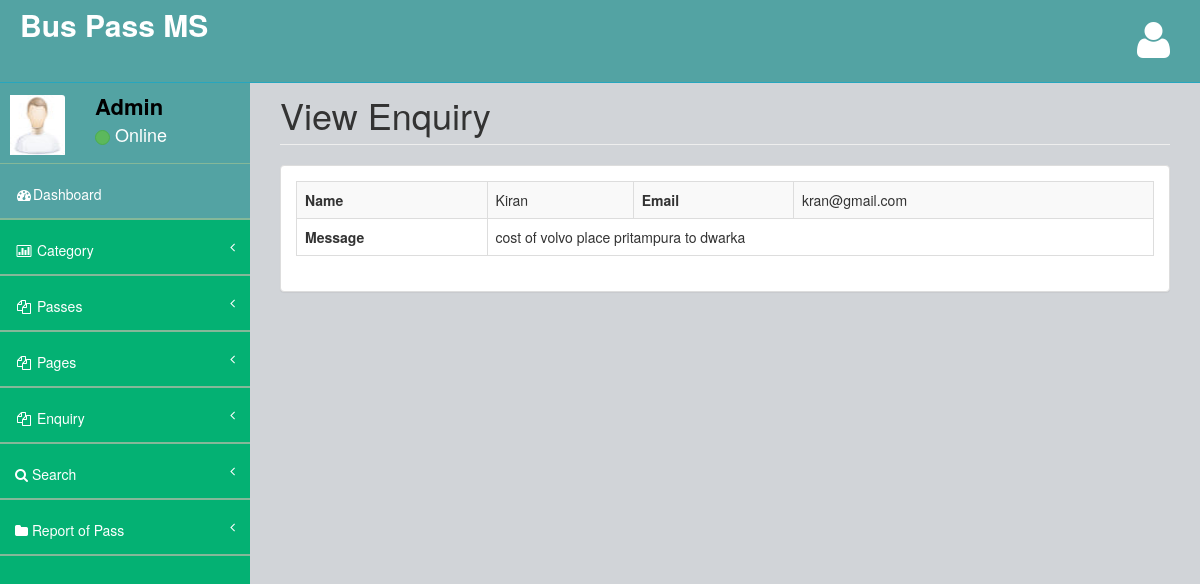
The app's page /admin/view-enquiry.php?viewid=1 (signed in) with its own data.
### tables this page shows
CREATE TABLE `tblcontact` (
  `ID` int(10) NOT NULL,
  `Name` varchar(200) DEFAULT NULL,
  `Email` varchar(200) DEFAULT NULL,
  `Message` mediumtext DEFAULT NULL,
  `EnquiryDate` timestamp NOT NULL DEFAULT current_timestamp(),
  `IsRead` int(5) DEFAULT NULL
);

### admin/view-enquiry.php (the view, shortened to what this page needs)
<?php
include('includes/dbconnection.php');
if (strlen($_SESSION['bpmsaid']==0)) {
  header('location:logout.php');
  } else{
 $vid=$_GET['viewid'];
  ?>
<!DOCTYPE html>
<html>
<head>
    <link href="assets/plugins/bootstrap/bootstrap.css" rel="stylesheet" />
    <link href="assets/font-awesome/css/font-awesome.css" rel="stylesheet" />
    <link href="assets/plugins/pace/pace-theme-big-counter.css" rel="stylesheet" />
  <link href="assets/css/style.css" rel="stylesheet" />
      <link href="assets/css/main-style.css" rel="stylesheet" />
    <link href="assets/plugins/dataTables/dataTables.bootstrap.css" rel="stylesheet" />
</head>
<body>
    <div id="wrapper">
       <?php include_once('includes/header.php');?>
        <?php include_once('includes/sidebar.php');?>
        <div id="page-wrapper">
            <div class="row">
                <div class="col-lg-12">
                    <h1 class="page-header">View Enquiry</h1>
                </div>
            </div>
            <div class="row">
                <div class="col-lg-12">
                    <div class="panel panel-default">
                        <div class="panel-body">
                            <div class="table-responsive">
                                <?php
$sql="SELECT * from  tblcontact where ID=$vid";
$query = $dbh -> prepare($sql);
$query->execute();
$results=$query->fetchAll(PDO::FETCH_OBJ);
$cnt=1;
if($query->rowCount() > 0)
{
foreach($results as $row)
{               ?>
                            <table border="1" class="table table-bordered table-striped table-vcenter js-dataTable-full-pagination">
    <tr>
    <th scope>Name</th>
    <td><?php  echo ($row->Name);?></td>
    <th scope>Email</th>
    <td><?php  echo ($row->Email);?></td>
  </tr>
  <tr>
    <th>Message</th>
    <td colspan="4"><?php  echo ($row->Message);?></td>
  </tr>
</table><?php $cnt=$cnt+1;}} ?>
                            </div>
                        </div>
                    </div>
                </div>
            </div>
        </div>
    </div>
</body>
</html>
<?php }  ?>

### admin/includes/sidebar.php (shortened to what this page needs)
<?php
include('includes/dbconnection.php');
?>
        <nav class="navbar-default navbar-static-side" role="navigation">
            <div class="sidebar-collapse">
                <ul class="nav" id="side-menu">
                    <li>
                        <div class="user-section">
                            <div class="user-section-inner">
                                <img src="assets/img/user.jpg" alt="">
                            </div>
                            <div class="user-info">
                                <?php
$aid=$_SESSION['bpmsaid'];
$sql="SELECT AdminName from  tbladmin where ID=:aid";
$query = $dbh -> prepare($sql);
$query->bindParam(':aid',$aid,PDO::PARAM_STR);
$query->execute();
$results=$query->fetchAll(PDO::FETCH_OBJ);
$cnt=1;
if($query->rowCount() > 0)
{
foreach($results as $row)
{               ?>
                                <div><strong><?php  echo $row->AdminName;?></strong></div>
                                <div class="user-text-online">
                                    <span class="user-circle-online btn btn-success btn-circle "></span>&nbsp;Online
                                </div>
                            </div>
                            <?php $cnt=$cnt+1;}} ?>
                        </div>
                    </li>
                    <li class="selected">
                        <a href="dashboard.php"><i class="fa fa-dashboard fa-fw"></i>Dashboard</a>
                    </li>
                    <li>
                        <a href="#"><i class="fa fa-bar-chart-o fa-fw"></i> Category<span class="fa arrow"></span></a>
                    </li>
                    <li>
                        <a href="#"><i class="fa fa-files-o fa-fw"></i> Passes<span class="fa arrow"></span></a>
                    </li>
                    <li>
                        <a href="#"><i class="fa fa-files-o fa-fw"></i> Pages<span class="fa arrow"></span></a>
                    </li>
                    <li>
                        <a href="#"><i class="fa fa-files-o fa-fw"></i> Enquiry<span class="fa arrow"></span></a>
                    </li>
                    <li>
                        <a href="search-pass.php"><i class="fa fa-search"></i>  Search<span class="fa arrow"></span></a>
                        </li>
                        <li>
                        <a href="pass-bwdates-report.php"><i class="fa fa-folder"></i>  Report of Pass<span class="fa arrow"></span></a>
                        </li>
                </ul>
            </div>
        </nav>

### admin/assets/css/style.css (style rules this page uses)
body { background-color: #f8f8f8; }
#wrapper { width: 100%; margin-top: 55px!important; background-color:#04B173; }
#page-wrapper { padding: 0 15px; min-height: 568px; background-color:rgb(209, 212, 216); }
.navbar-static-side ul li { border-bottom:1px solid #84B899 !important; }
.arrow { float: right; }
.fa.arrow:before { content: "\f104"; }
@media (min-width:768px) { .navbar-static-side { z-index: 1; position: absolute; width: 250px; } }
.btn-circle { width: 30px; height: 30px; padding: 6px 0; border-radius: 15px; text-align: center; font-size: 12px; line-height: 1.428571429; }

### admin/assets/css/main-style.css (style rules this page uses)
.user-section-inner { height: 65px; width: 65px; -moz-border-radius: 3px; -webkit-border-radius: 3px; border-radius: 3px; overflow: hidden; display: inline-block; float: left; margin-right: 15px; margin-top: 20px; }
.user-section-inner img { margin-left:10px; width:55px; height:60px; }
.user-info { display: block; color:#000!important; display: inline-block; padding: 15px; margin-bottom: 0px }
.user-text-online { font-size:18px; color:#fff }
.user-circle-online { width: 15px!important; height: 15px!important; }
.nav > li > a { padding: 20px 15px; }
#side-menu { background-color:#04B173; }
#side-menu a { color:#fff; border-bottom: 1px solid #84B899 !important; height: 55px; }
.selected { background-color:rgb(83, 163, 163); }
.navbar-default { border-color: #27A6BE; }
@media (min-width:768px) { #page-wrapper { position: inherit; margin: 0 0 0 250px; padding: 0 30px; min-height: 1000px; } }

### records on screen
tblcontact: Name "Kiran", Email "kran@gmail.com", Message "cost of volvo place pritampura to dwarka"

### other values on screen
$row->AdminName "Admin"
